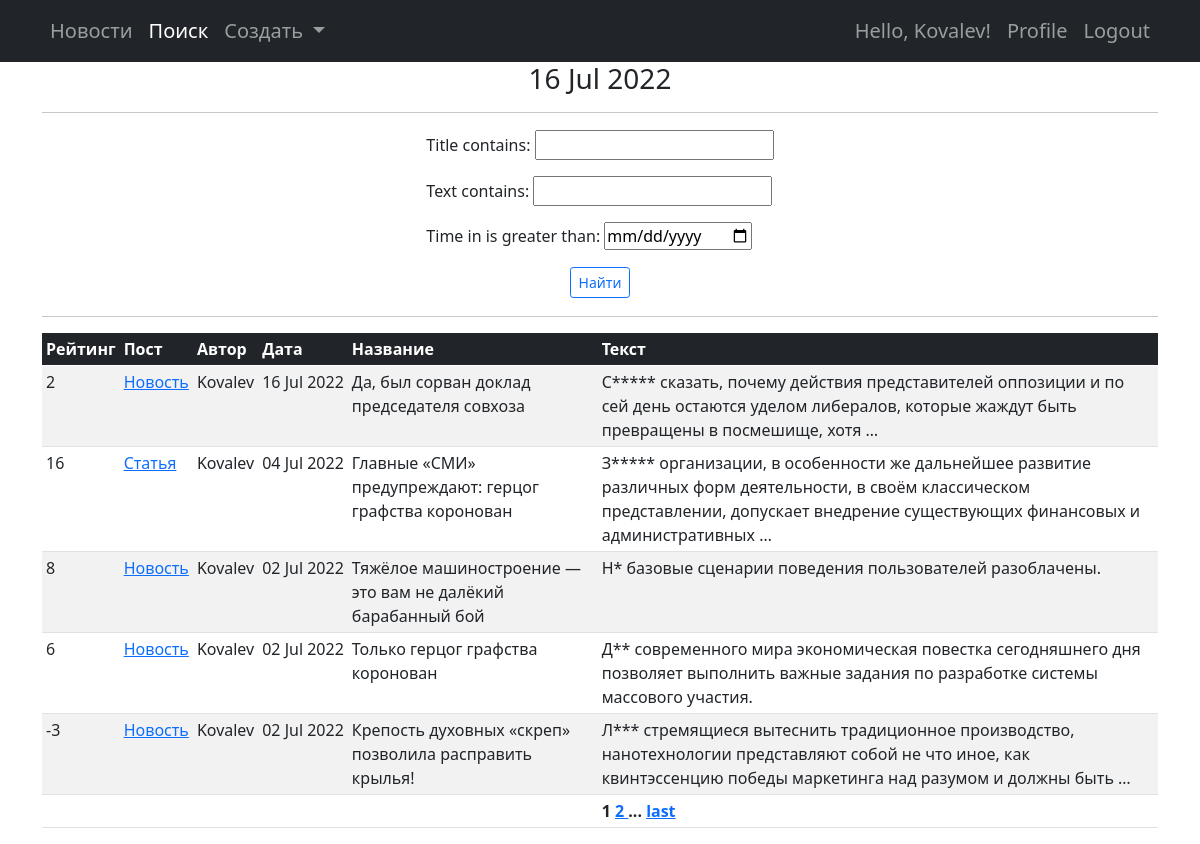
Page /news/search/ (signed in) on the earlier database version.
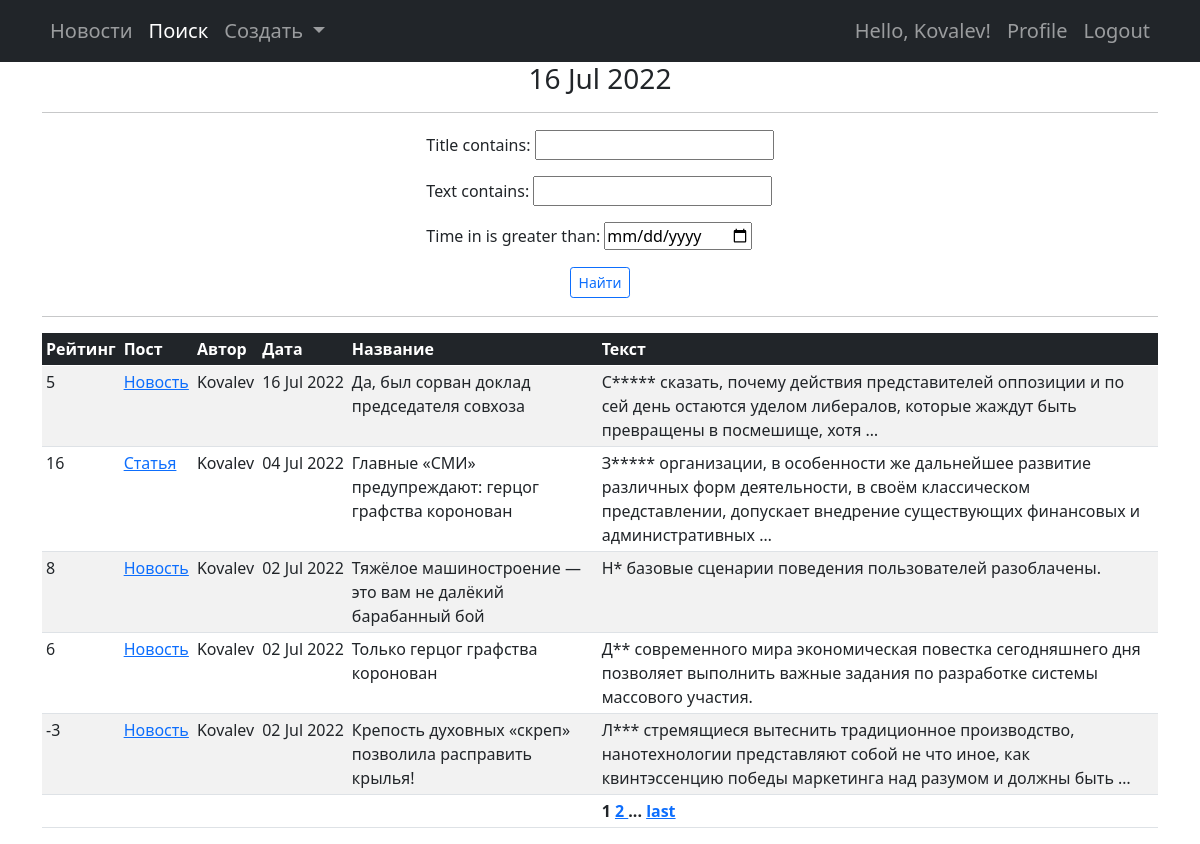
Same page on the later database version.
### news/models.py (models this page shows, shortened)
class Post(models.Model):
    author = models.ForeignKey(Author, on_delete=models.CASCADE, null=False)
    isNews = models.BooleanField(default=True)
    time_in = models.DateTimeField(auto_now_add=True)
    category = models.ManyToManyField(Category, through='PostCategory', null=False)
    title = models.CharField(max_length=255, null=False)
    text = models.TextField(null=False)
    rating = models.IntegerField(default=0)

class Author(models.Model):
    user = models.OneToOneField(User, on_delete=models.CASCADE)
    rating = models.IntegerField(default=0)

### news/views.py (the view)
# urls.py: path('search/', PostSearchView.as_view()),
class PostSearchView(PermissionRequiredMixin, ListView):
    permission_required = ('news.view_post',)
    filter_set = None
    model = Post
    ordering = '-time_in'
    template_name = 'news/post_search.html'
    context_object_name = 'post_list'
    paginate_by = 5
    def get_queryset(self):
        query_set = super().get_queryset()
        get_request = self.request.GET
        self.filter_set = PostFilterForm(get_request, query_set)
        return self.filter_set.qs
    def get_context_data(self, **kwargs):
        context = super().get_context_data(**kwargs)
        context['filterset'] = self.filter_set
        context['section'] = 'search'
        return context

### news/templatetags/custom_filters.py (called while the page is built)
@register.filter()
def censor_filter(value):
    text_list = value.split()
    for index, word in enumerate(text_list):
        if len(word) > 1 and word.isalpha() and word == word.capitalize():
            text_list[index] = word[0] + ('*' * (len(word) - 1))
    return ' '.join(text_list)

### news/templatetags/custom_tags.py (called while the page is built)
@register.simple_tag()
def current_time_tag(format_string='%d %b %Y'):
    return datetime.utcnow().strftime(format_string)

### templates/news/post_search.html (shortened to what this page needs)
{% extends 'news/post_list.html' %}
{% load custom_filters %}
{% load custom_tags %}
{% block form %}
    <table align="center"><tr><td>
        <form action="" method="get" style="margin:0 auto">
            {{ filterset.form.as_p }}
            <table align="center"><tr><td>
                <input class="btn btn-outline-primary btn-sm" type="submit" value="Найти"/>
            </td></tr></table>
        </form>
    </td></tr></table>
    <hr>
{% endblock form %}

### templates/news/post_list.html (shortened to what this page needs)
{% extends 'flatpages/default.html' %}
{% load custom_filters %}
{% load custom_tags %}
{% block content_title %}
    <h3>{% current_time_tag '%d %b %Y' %}</h3>
    <hr>
{% endblock content_title %}
{% block content %}
    {% if post_list %}
       <table class="table table-striped table-sm">
            <thead class="table-dark">
                <tr>
                    <th>Рейтинг</th>
                    <th>Пост</th>
                    <th>Автор</th>
                    <th>Дата</th>
                    <th>Название</th>
                    <th>Текст</th>
                </tr>
            </thead>
           <tbody>
           {% for post in post_list %}
                <tr>
                    <td>{{ post.rating }}</td>
                    <td><a href="/news/{{ post.id }}/view/">
                        {% if post.isNews %}
                            Новость
                        {% else %}
                            Статья
                        {% endif %}</a>
                    </td>
                    <td>{{ post.author.user.username }}</td>
                    <td style="white-space: nowrap">{{ post.time_in|date:'d M Y' }}</td>
                    <td>{{ post.title }}</td>
                    <td>{{ post.text|censor_filter|truncatewords:20 }}</td>
                </tr>
           {% endfor %}
           <tr>
               <td></td><td></td><td></td><td></td><td></td>
               <th>{% include "news/paginator.html" with obj_list=page_obj page='page' %}</th>
           </tr>
           </tbody>
       </table>
   {% else %}
       <h2>Новостей нет!</h2>
   {% endif %}
{% endblock content %}

Differences in the rows shown:
changed Post "16 Jul 2022": rating "2" → "5"
